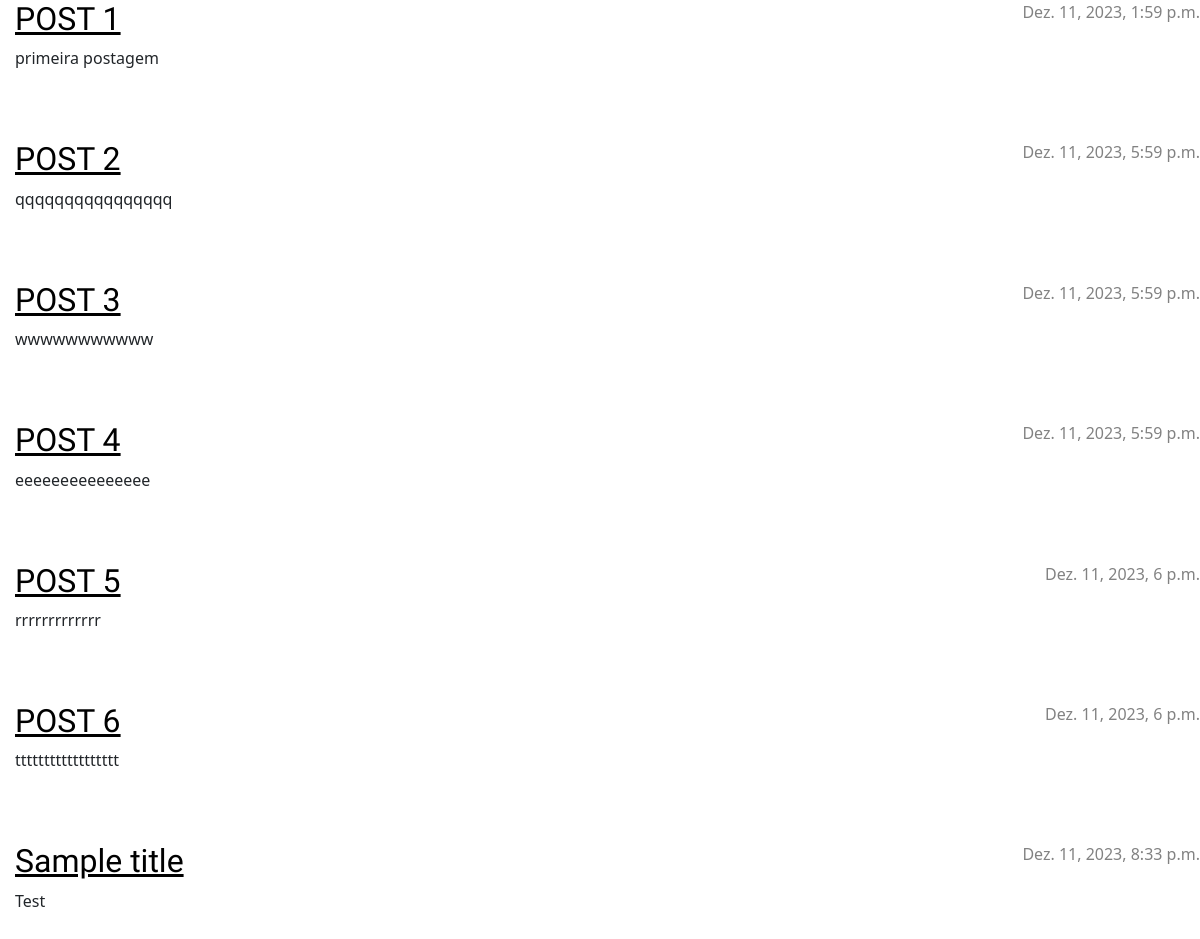
/blog/, run on an earlier commit of the app's database.
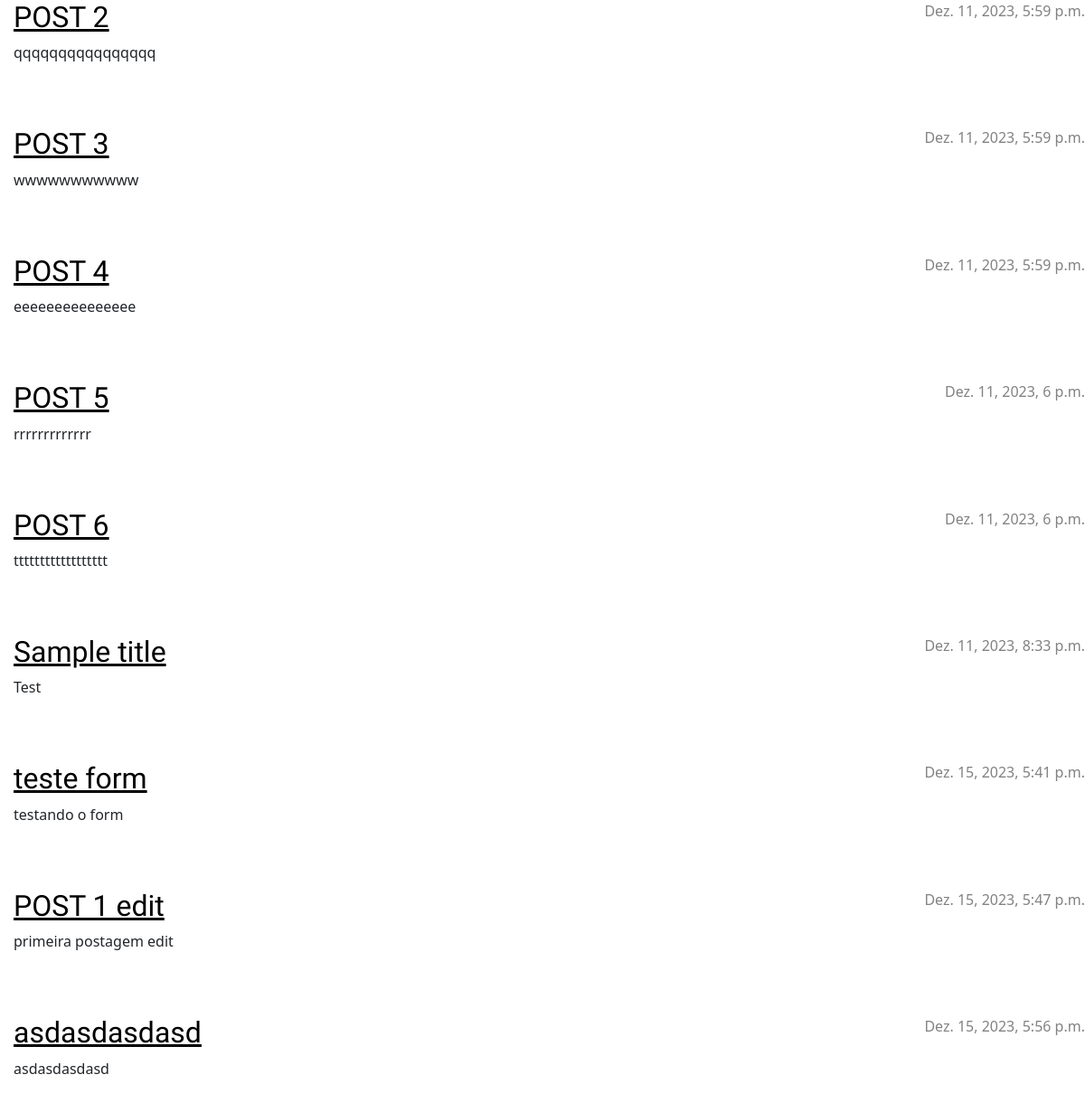
And on a later commit of the database.
### blog/models.py (models this page shows, shortened)
class Post(models.Model):
    author = models.ForeignKey(settings.AUTH_USER_MODEL, on_delete=models.CASCADE)
    title = models.CharField(max_length=200)
    text = models.TextField()
    created_date = models.DateTimeField(default=timezone.now)
    published_date = models.DateTimeField(blank=True, null=True)

### blog/views.py (the view)
# urls.py: path('', views.post_list, name='post_list'),
def post_list(request):
    posts = Post.objects.filter(published_date__lte=timezone.now()).order_by('published_date')
    return render(request, 'blog/post_list.html', {'posts': posts})

### blog/templates/blog/post_list.html (shortened to what this page needs)
{% load static %}
<!DOCTYPE html>
<html>
    <head>
        <link rel="stylesheet" href="https://cdn.jsdelivr.net/npm/bootstrap@5.1.3/dist/css/bootstrap.min.css">
        <link rel="stylesheet" href="{% static 'css/blog.css' %}">
    </head>
    <body>
            {% block content %}
               {% for post in posts %}
                  <article class="post">
                      <time class="date">
                          {{ post.published_date }}
                      </time>
                      <h2><a href="{% url 'post_detail' pk=post.pk %}">{{ post.title }}</a></h2>
                      <p>{{ post.text|linebreaksbr }}</p>
                  </article>
              {% endfor %}
             {% endblock %}
    </body>
</html>

### blog/static/css/blog.css (style rules this page uses)
h1 a, h2 a { color: #17c200; }
h1, h2, h3, h4 { font-family: 'Lobster', cursive; }
.date { color: #828282; }
.post { margin-bottom: 70px; }
.post h2 a, .post h2 a:visited { color: #000000; }
.post > .date, .post > .actions { float: right; }
body { padding-left: 15px; }

What changed in the data, as far as the page shows it:
added Post: published_date "Dez. 15, 2023, 5:41 p.m.", title "teste form", text "testando o form"
changed Post: published_date "Dez. 11, 2023, 1:59 p.m." → "Dez. 15, 2023, 5:47 p.m."; title "POST 1" → "POST 1 edit"; text "primeira postagem" → "primeira postagem edit"; moves down the list
added Post: published_date "Dez. 15, 2023, 5:56 p.m.", title "asdasdasdasd", text "asdasdasdasd"
